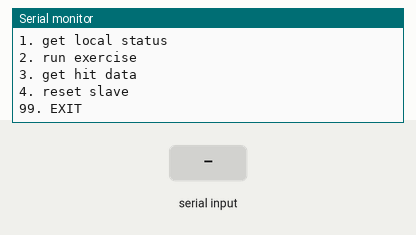
Simulated run of this sketch. Board: ESP8266 (NodeMCU). Parts: the last lines printed to the serial monitor. The inputs (shaded band) are chosen by the test bench. WiFi joins after 1.5 s; servers stay silent unless stated.

Above: at 7.3 s.
7.4 s: "90,45\n" received over Serial
At 8.4 s:
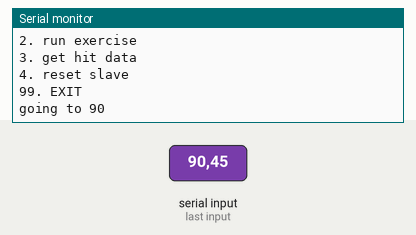
8.9 s: "1\n" received over Serial
At 10.1 s:
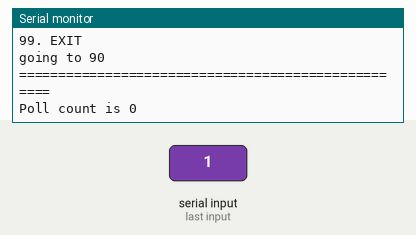
10.4 s: "2\n" received over Serial
At 11.8 s:
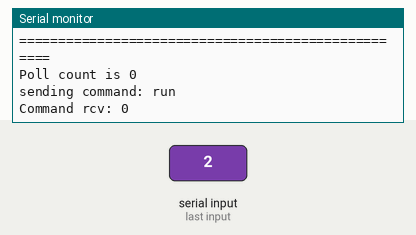
12.1 s: "3\n" received over Serial
At 13.1 s:
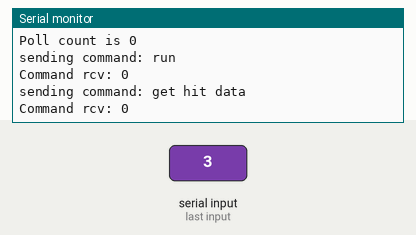

The sketch:

rangewifi100-ver2.ino
```cpp
//
// May 12 2018 version. TCP connections to host, SPI connection to UNO
//

#include <ESP8266WiFi.h>

#include <SPI.h>

// Enables debug print outs
#define DEBUG 1

// Configure IP/Gateway - fixed IP .100
// WiFi SSID / password

//IPAddress ip(192, 168, 2, 100);
//IPAddress gateway(192, 168, 2, 254);
IPAddress ip(192, 168, 1, 100);
IPAddress gateway(192, 168, 1, 254);
IPAddress netmask(255, 255, 255, 0);
//const char* ssid = "ML-guest";
//const char* password = "mlguest538!";
const char *ssid = "ATTVMb9amS";
const char *password = "xmcpmjhvr7u7";

// Commands between MCU and Arduino
#define RESETCMD 1
#define PINGCMD 2
#define POLLCMD 3
#define MSG 7
#define RUNCMD 20
#define GETHITDATA 21
#define ACK 0x40

// Delay after resetting Arduino
#define resetDelay 4000

int resetPin = D1;
int serialPollRate = 100;
int serialPollLast = millis();
WiFiServer server(9000);
WiFiClient client;
unsigned char slaveState = 0;
int pollCount = 0;

void setup()
{
  Serial.begin(115200);
  delay(10);

  SPI.begin();

  resetSlave();

  delay(resetDelay);

  // Connect to WiFi network
  Serial.println();
  Serial.println();
  Serial.print("Connecting to ");
  Serial.println(ssid);
  WiFi.config(ip, gateway, netmask);
  WiFi.begin(ssid, password);

  while (WiFi.status() != WL_CONNECTED)
  {
    delay(500);
    Serial.print(".");
  }
  Serial.println("");
  Serial.println("WiFi connected");

  // Start the server
  server.begin();
  Serial.println("Server started");

  // Print the IP address
  Serial.print("Use this IP to connect: ");
  Serial.println(WiFi.localIP());

  String testString = "SPI Interface Initialized\n";
  SPI.transfer((char)MSG);
  debugMsgInt("sending command: ", MSG, true);
  SPI.transfer((char)testString.length());
  debugMsgInt("sending length: ", testString.length(), true);
  debugMsgStr("Sending message: ", testString, true);

  for (int i = 0; i < testString.length(); i++)
  {
    SPI.transfer(testString[i]);
  }
  delay(100);
  unsigned char cmd = SPI.transfer(0xFF);
  while (cmd == 0xff) {
     cmd = SPI.transfer(0xFF);
  }
  debugMsgInt("Rcv Command: ", cmd, false);
  delay(1);
  unsigned char len = SPI.transfer(0xFF);
  debugMsgInt("Length: ", len, false);
  while (len > 0) {
    delay(1);
    Serial.print((char)SPI.transfer(0xFF));
    len--;
  }
  Serial.println();
}

void getJobMenu() {
 Serial.println("GETJOB():  enter the item number to run");
 Serial.println("ITEM    function   Description");
 Serial.println("0. display menu");
 Serial.println("1. get local status");
 Serial.println("2. run exercise");
 Serial.println("3. get hit data");
 Serial.println("4. reset slave");
 Serial.println("99. EXIT");
}

// Get action to perform - if no action just monitor interfaces
void getJob(){
  int jobNumber;
  getJobMenu();
  bool done = false;
  while (!done) {
    while (!Serial.available()){
      // Poll interfaces while waiting for user input
      handleWifi();
      handleSerial();
    }
    delay(50);
    while(Serial.available())
    {
      jobNumber = Serial.parseInt();
      if (Serial.read() != '\n') { Serial.println("going to "+String(jobNumber)); }
    }

    switch (jobNumber) {
      case 0:
        getJobMenu();
        break;
      case 1:
        getLocalStatus();
        break;
      case 2:
        sendCommandWithoutData(RUNCMD, "run");
      break;
      case 3:
        sendCommandWithoutData(GETHITDATA, "get hit data");
        break;
      case 4:
        resetSlave();
        break;
      case 99:
        done = true;
        break;
    } // end of switch
  }
  Serial.println("DONE in getJob().");
}

void loop()
{
  getJob();
}

void getLocalStatus() {
  Serial.println("===================================================");
  Serial.println(String("Poll count is ") + String(pollCount));
}

void sendCommandWithoutData(unsigned char cmd, String cmdName) {

  SPI.transfer((char)cmd);
  debugMsgStr("sending command: ", cmdName, true);

  // No length
  SPI.transfer((char)0);

  delay(100);

  unsigned char recvCommand;
  String response = recvSerial(&recvCommand);
  debugMsgInt("Command rcv: ", (int)recvCommand, true);
  Serial.println(response);
}

void handleWifi() {
  // Check if a client has connected
  if (!client.connected())
  {
    client = server.available();
    if (!client)
    {
      return;
    }
    Serial.println("new client");
  }

  // Return if no data is available
  if (!client.available())
  {
    return;
  }

  // Read command and length
  unsigned char cmd = readVarint(&client);
  int len = readVarint(&client);

  debugMsgInt("Command: ", cmd, false);
  debugMsgInt("Length: ", len, false);

  String request;
  if (len > 0)
  {
    request = readFor(&client, len);
  }

  if (cmd == RESETCMD)
  {
    resetSlave();
  }
  else
  {
    // Change this Don't send directly to Arduino
    return;
//    SPI.transfer((char)cmd);
//    // TODO: this needs to be send var int
//    SPI.transfer((char)request.length());
//    for (int i = 0; i < request.length(); i++)
//    {
//      SPI.transfer(request[i]);
//    }
//
//    // Wait a short bit and receive response
//    delay(10);
//
//    unsigned char rcvCmd;
//    String response = recvSerial(&rcvCmd);
//    debugMsgStr("Rcv Command data: ", response, true);
//
//    handleSerialMessage(&client, rcvCmd, response);
  }
}

void handleSerial() {
  int now = millis();
  if (now - serialPollLast > serialPollRate) {

    SPI.transfer((char)POLLCMD);

    SPI.transfer((char)0);

    delay(100);
    unsigned char recvCommand;
    String recvData = recvSerial(&recvCommand);
    serialPollLast = millis();

    switch (recvCommand) {
      case POLLCMD:
      {
        pollCount++;
        unsigned char newState = recvData[0];
        if (newState != slaveState) {
          Serial.println(String("slave state change, new state ") + String((int)newState));
          slaveState = newState;
        }
      }
      break;
    }
  }
}

String recvSerial(unsigned char* cmd) {

  *cmd = SPI.transfer(0xFF);
  while (*cmd == 0xff) {
     *cmd = SPI.transfer(0xFF);
     delay(1);
  }

  debugMsgInt("Rcv Command: ", (int)*cmd, *cmd > POLLCMD);

  delay(1);
  unsigned char len = SPI.transfer(0xFF);
  debugMsgInt("Length: ", len, *cmd > POLLCMD);

  String resp = "";
  while (len > 0) {
    delay(1);
    resp += (char)SPI.transfer(0xFF);
    len--;
  }
  return resp;
}

void handleSerialMessage(WiFiClient* client, unsigned char cmd, String response) {
  client->write(cmd);
  client->write((unsigned char)response.length());
  for (int i = 0; i < response.length(); i++) {
    client->write((unsigned char)response[i]);
  }
}


int readVarint(WiFiClient *client)
{
  unsigned int value = 0;
  int len = 0;
  while (true)
  {
    while (!client->available())
    {
      delay(1);
    }
    unsigned char c = client->read();
    value = ((c & 0x7f) << (len * 7)) + value;
    if (c < 128)
      break;
  }
  debugMsgInt("Varint: ", value, false);

  return value;
}

void sendVarint(WiFiClient *client, unsigned int value)
{
  do
  {
    unsigned char c = value & 0x7f;
    value = value >> 7;
    if (value > 0)
      c = c | 0x80;
    client->write(c);
  } while (value > 0);
}

String readFor(WiFiClient *client, unsigned int len)
{
  String buff = "";
  while (len-- > 0)
  {
    while (!client->available())
    {
      delay(1);
    }
    char c = client->read();
    buff += c;
  }
  return buff;
}

void writeFor(WiFiClient *client, String buffer)
{
  int ndx = 0;
  while (ndx < buffer.length())
  {
    client->write(buffer[ndx++]);
  }
}

void resetSlave()
{
  pinMode(resetPin, OUTPUT);
  digitalWrite(resetPin, LOW);
  delay(500);
  digitalWrite(resetPin, HIGH);
}

void debugMsgInt(const char *msg, int value, bool filter)
{
  if (DEBUG && filter)
  {
    Serial.print(msg);
    Serial.println(value);
  }
}

void debugMsgStr(const char *msg, String data, bool filter)
{
  if (DEBUG && filter)
  {
    Serial.println(msg + data);
  }
}
```

Measured:
- after the input at 7.4 s, the serial monitor: prints a new line after 0.09 s (image 1)
- after the input at 8.9 s, the serial monitor: prints a new line after 0.05 s (image 2)
- after the input at 10.4 s, the serial monitor: prints a new line after 0.12 s (image 3)
- after the input at 12.1 s, the serial monitor: prints a new line after 0.09 s (image 4)
